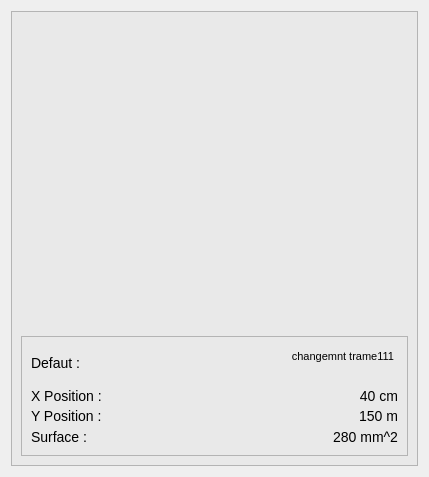
<?xml version="1.0" encoding="UTF-8"?>
<ui version="4.0">
 <class>Form</class>
 <widget class="QWidget" name="Form">
  <property name="geometry">
   <rect>
    <x>0</x>
    <y>0</y>
    <width>429</width>
    <height>477</height>
   </rect>
  </property>
  <property name="windowTitle">
   <string>Form</string>
  </property>
  <layout class="QGridLayout" name="gridLayout">
   <item row="0" column="0">
    <widget class="QFrame" name="frame_image_de_defaut_2">
     <property name="styleSheet">
      <string notr="true">QFrame{
background-color: rgb(233, 233, 233);
}

QLabel{
	text-align:left;
	font-size:14px;
}


QTextBrowser{
	text-align:left;
	font-size:16px;
	border:none;
}



</string>
     </property>
     <property name="frameShape">
      <enum>QFrame::StyledPanel</enum>
     </property>
     <property name="frameShadow">
      <enum>QFrame::Raised</enum>
     </property>
     <layout class="QGridLayout" name="gridLayout_2">
      <item row="1" column="0">
       <widget class="QFrame" name="frame">
        <property name="minimumSize">
         <size>
          <width>0</width>
          <height>0</height>
         </size>
        </property>
        <property name="maximumSize">
         <size>
          <width>16777215</width>
          <height>120</height>
         </size>
        </property>
        <property name="frameShape">
         <enum>QFrame::StyledPanel</enum>
        </property>
        <property name="frameShadow">
         <enum>QFrame::Raised</enum>
        </property>
        <layout class="QGridLayout" name="gridLayout_3">
         <item row="0" column="0">
          <layout class="QHBoxLayout" name="horizontalLayout_2">
           <item>
            <widget class="QLabel" name="label_defaut">
             <property name="minimumSize">
              <size>
               <width>0</width>
               <height>26</height>
              </size>
             </property>
             <property name="maximumSize">
              <size>
               <width>16777215</width>
               <height>27</height>
              </size>
             </property>
             <property name="font">
              <font>
               <pointsize>-1</pointsize>
              </font>
             </property>
             <property name="styleSheet">
              <string notr="true"/>
             </property>
             <property name="text">
              <string>Defaut :</string>
             </property>
            </widget>
           </item>
           <item>
            <widget class="QTextBrowser" name="textBrowser">
             <property name="minimumSize">
              <size>
               <width>80</width>
               <height>20</height>
              </size>
             </property>
             <property name="maximumSize">
              <size>
               <width>130</width>
               <height>34</height>
              </size>
             </property>
             <property name="styleSheet">
              <string notr="true"/>
             </property>
             <property name="html">
              <string>&lt;!DOCTYPE HTML PUBLIC &quot;-//W3C//DTD HTML 4.0//EN&quot; &quot;http://www.w3.org/TR/REC-html40/strict.dtd&quot;&gt;
&lt;html&gt;&lt;head&gt;&lt;meta name=&quot;qrichtext&quot; content=&quot;1&quot; /&gt;&lt;style type=&quot;text/css&quot;&gt;
p, li { white-space: pre-wrap; }
&lt;/style&gt;&lt;/head&gt;&lt;body style=&quot; font-family:'MS Shell Dlg 2'; font-size:16px; font-weight:400; font-style:normal;&quot;&gt;
&lt;p align=&quot;right&quot; style=&quot; margin-top:0px; margin-bottom:0px; margin-left:0px; margin-right:0px; -qt-block-indent:0; text-indent:0px;&quot;&gt;&lt;span style=&quot; font-size:8.25pt;&quot;&gt;changemnt trame111&lt;/span&gt;&lt;/p&gt;&lt;/body&gt;&lt;/html&gt;</string>
             </property>
            </widget>
           </item>
          </layout>
         </item>
         <item row="1" column="0">
          <layout class="QVBoxLayout" name="_2">
           <property name="spacing">
            <number>2</number>
           </property>
           <item>
            <layout class="QHBoxLayout" name="horizontalLayout_3">
             <item>
              <widget class="QLabel" name="label_X_Position">
               <property name="text">
                <string>X Position :</string>
               </property>
              </widget>
             </item>
             <item>
              <widget class="QLabel" name="X_Position">
               <property name="layoutDirection">
                <enum>Qt::LeftToRight</enum>
               </property>
               <property name="text">
                <string>40 cm</string>
               </property>
               <property name="alignment">
                <set>Qt::AlignRight|Qt::AlignTrailing|Qt::AlignVCenter</set>
               </property>
              </widget>
             </item>
            </layout>
           </item>
           <item>
            <layout class="QHBoxLayout" name="horizontalLayout_4">
             <item>
              <widget class="QLabel" name="label_Y_Position">
               <property name="text">
                <string>Y Position :</string>
               </property>
              </widget>
             </item>
             <item>
              <widget class="QLabel" name="Y_Position">
               <property name="layoutDirection">
                <enum>Qt::LeftToRight</enum>
               </property>
               <property name="text">
                <string>150 m</string>
               </property>
               <property name="alignment">
                <set>Qt::AlignRight|Qt::AlignTrailing|Qt::AlignVCenter</set>
               </property>
              </widget>
             </item>
            </layout>
           </item>
           <item>
            <layout class="QHBoxLayout" name="horizontalLayout_5">
             <item>
              <widget class="QLabel" name="label_Surface">
               <property name="text">
                <string>Surface :</string>
               </property>
              </widget>
             </item>
             <item>
              <widget class="QLabel" name="Surface">
               <property name="layoutDirection">
                <enum>Qt::LeftToRight</enum>
               </property>
               <property name="text">
                <string>280 mm^2</string>
               </property>
               <property name="alignment">
                <set>Qt::AlignRight|Qt::AlignTrailing|Qt::AlignVCenter</set>
               </property>
              </widget>
             </item>
            </layout>
           </item>
          </layout>
         </item>
        </layout>
       </widget>
      </item>
      <item row="0" column="0">
       <widget class="QLabel" name="Image_defaut">
        <property name="minimumSize">
         <size>
          <width>0</width>
          <height>0</height>
         </size>
        </property>
        <property name="maximumSize">
         <size>
          <width>16777215</width>
          <height>16777215</height>
         </size>
        </property>
        <property name="styleSheet">
         <string notr="true"/>
        </property>
        <property name="text">
         <string/>
        </property>
        <property name="pixmap">
         <pixmap>../../../.designer/CODE/Detection des defauts/Images/KinectScreenshot-Color-02-39-46.png</pixmap>
        </property>
        <property name="scaledContents">
         <bool>true</bool>
        </property>
       </widget>
      </item>
     </layout>
    </widget>
   </item>
  </layout>
 </widget>
 <resources/>
 <connections/>
</ui>
